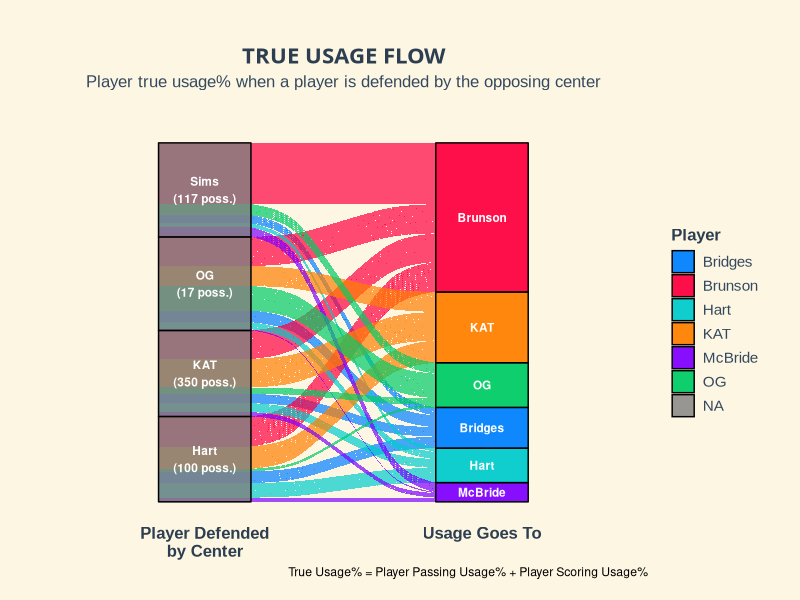

Write the R code that produced this figure.
library(ggplot2)
library(ggalluvial)
library(dplyr)
library(tidyr)

# Create dataset
create_alluvial_data <- function() {
  usage_data <- data.frame(
    Defended_Player = c("KAT", "Sims", "OG", "Hart"),
    Possessions = c(350, 117, 17, 100),
    Brunson = c(53.0, 88.4, 54.0, 55.0),
    Bridges = c(25.3, 22.9, 29.4, 29.0),
    OG = c(19.8, 28.4, 48.1, 11.0),
    KAT = c(53.1, 0.0, 41.7, 45.0),
    McBride = c(15.4, 25.7, 5.9, 15.0),
    Hart = c(24.4, 14.4, 20.9, 34.0)
  )
  
  # Convert to long format
  alluvial_data <- usage_data %>%
    pivot_longer(cols = c(Brunson, Bridges, OG, KAT, McBride, Hart),
                 names_to = "Player",
                 values_to = "Usage_Pct") %>%
    filter(Usage_Pct > 5) %>%  # Filter out very small usage
    mutate(
      # Emphasize differences / Format
      freq = round(Usage_Pct^1.5 / 3),  # Exponential scaling to amplify differences
      freq = pmax(freq, 1),  # Ensure minimum of 1
      Scenario = paste0(Defended_Player, "\n(", Possessions, " poss.)")
    ) %>%
    
    # Expand rows based on frequency
    uncount(freq)
  
  return(alluvial_data)
}

alluvial_data <- create_alluvial_data()

# Add color for players
player_colors <- c(
  "Brunson" = "#FF0040",
  "Bridges" = "#0080FF",
  "OG" = "#00CC66",
  "KAT" = "#FF8000",
  "McBride" = "#8000FF",
  "Hart" = "#00CCCC"
)

# Create alluvial plot
p1 <- ggplot(alluvial_data,
             aes(axis1 = Scenario, axis2 = Player, fill = Player)) +
  geom_alluvium(aes(fill = Player), alpha = 0.7, decreasing = FALSE) +
  geom_stratum(alpha = 0.8, decreasing = FALSE) +
  geom_text(stat = "stratum", aes(label = after_stat(stratum)), 
            size = 3, color = "white", fontface = "bold", decreasing = FALSE) +
  
  # Scaling + labels
  scale_fill_manual(values = player_colors) +
  scale_x_discrete(limits = c("Scenario", "Player"),
                   labels = c("Player Defended\nby Center", "Usage Goes To")) +
  
  # Title, subtitle and caption
  labs(title = "TRUE USAGE FLOW",
       subtitle = "Player true usage% when a player is defended by the opposing center",
       caption = "True Usage% = Player Passing Usage% + Player Scoring Usage%",
       fill = "Player") +
  
  # Styling
  theme_minimal() +
  theme(
    plot.background = element_rect(fill = "#FDF6E3", color = NA),
    panel.background = element_rect(fill = "#FDF6E3", color = NA),
    plot.title = element_text(family = "Arial Black", size = 16, face = "bold", 
                              hjust = 0.5, margin = margin(t = 15, b = 5), color = "#2C3E50"),
    plot.subtitle = element_text(family = "Arial", size = 12, 
                                 hjust = 0.5, margin = margin(b = 25), color = "#34495E"),
    axis.text.x = element_text(family = "Arial", size = 12, face = "bold", color = "#2C3E50"),
    axis.text.y = element_blank(),
    axis.title = element_blank(),
    panel.grid = element_blank(),
    axis.ticks = element_blank(),
    plot.margin = margin(20, 25, 15, 25),
    legend.title = element_text(family = "Arial", size = 12, face = "bold", color = "#2C3E50"),
    legend.text = element_text(family = "Arial", size = 11, color = "#34495E"),
    legend.position = "right"
  )

# Display visual
print(p1)